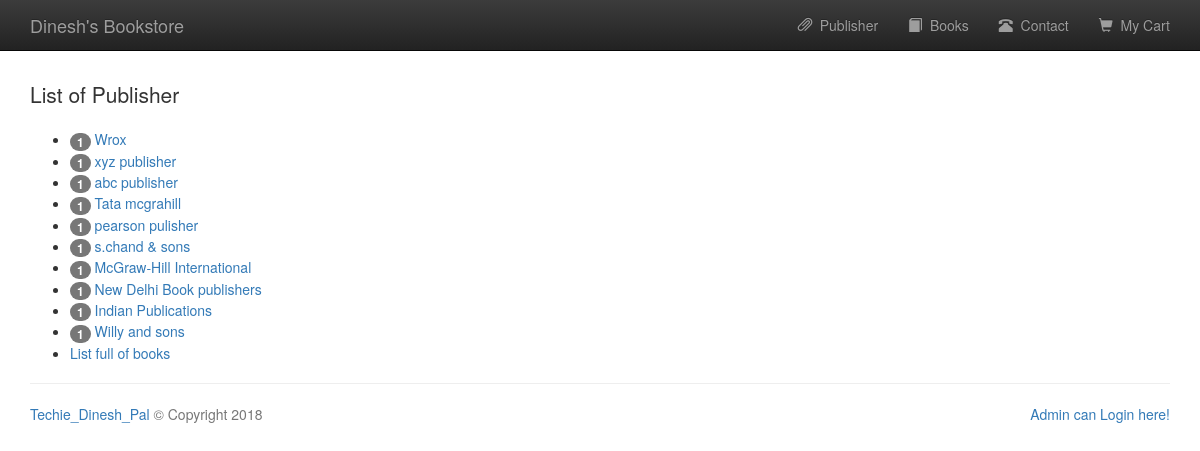
The app's page /publisher_list.php with its own data.
### tables this page shows
CREATE TABLE IF NOT EXISTS `publisher` (
  `publisherid` int(10) UNSIGNED NOT NULL AUTO_INCREMENT,
  `publisher_name` varchar(60) NOT NULL,
  PRIMARY KEY (`publisherid`)
);

### publisher_list.php (the view, shortened to what this page needs)
<?php
	$conn = db_connect();
	$query = "SELECT * FROM publisher ORDER BY publisherid";
	$result = mysqli_query($conn, $query);
	require "./includes/header.php";
?>
	<p class="lead">List of Publisher</p>
	<ul>
	<?php
		while($row = mysqli_fetch_assoc($result)){
			$count = 0;
			$query = "SELECT publisherid FROM books";
			$result2 = mysqli_query($conn, $query);
			while ($pubInBook = mysqli_fetch_assoc($result2)){
				if($pubInBook['publisherid'] == $row['publisherid']){
					$count++;
				}
			}
	?>
		<li>
			<span class="badge"><?php echo $count; ?></span>
		    <a href="bookPerPub.php?pubid=<?php echo $row['publisherid']; ?>"><?php echo $row['publisher_name']; ?></a>
		</li>
	<?php } ?>
		<li>
			<a href="books.php">List full of books</a>
		</li>
	</ul>
<?php
	require "./includes/footer.php";
?>

### records on screen
publisher: count "1", publisher_name "Wrox"
publisher: count "1", publisher_name "xyz publisher"
publisher: count "1", publisher_name "abc publisher"
publisher: count "1", publisher_name "Tata mcgrahill"
publisher: count "1", publisher_name "pearson pulisher"
publisher: count "1", publisher_name "s.chand & sons"
publisher: count "1", publisher_name "McGraw-Hill International"
publisher: count "1", publisher_name "New Delhi Book publishers"
publisher: count "1", publisher_name "Indian Publications"
publisher: count "1", publisher_name "Willy and sons"
